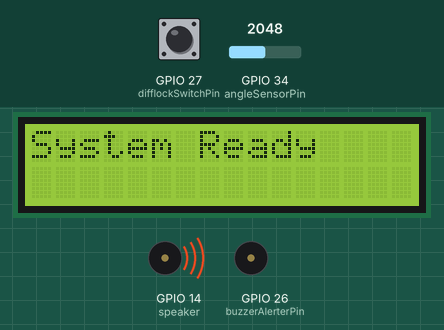
Recording of a sketch running on a simulated ESP32. Shown: 16×2 character LCD, buzzer (waves = sounding, pin HIGH). The test bench sets the inputs (shaded band); at power-on: GPIO 27 (difflockSwitchPin) HIGH, GPIO 34 (angleSensorPin) = 2048. WiFi joins after 1.5 s; servers stay silent unless stated; the local clock reads 2024-03-15 10:24:30 at power-on unless the sketch sets it; storage starts empty; what the sketch prints to the serial monitor is not drawn.

Above: at 2.1 s.
At 5.3 s:
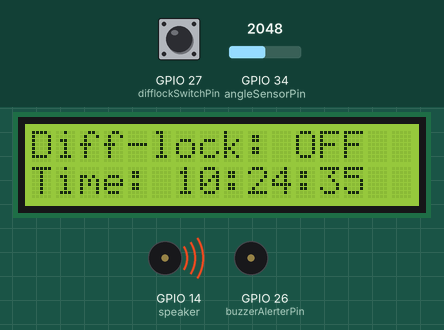
5.4 s: GPIO 27 (difflockSwitchPin) pulled LOW for 1 s
At 7.6 s:
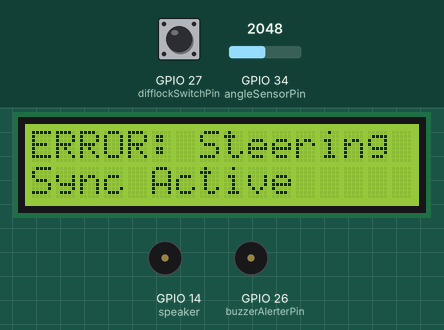
8.5 s: GPIO 27 (difflockSwitchPin) pulled LOW for 1 s
At 10.7 s:
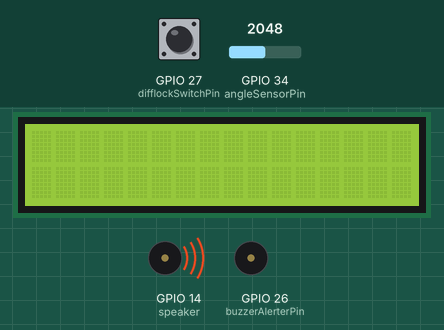
Timing chart, 0 to 12.2 s (numbered marks = the images above; inputs shaded):
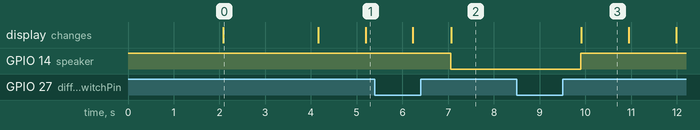

Measured:
- after the input at 5.4 s, GPIO 14 (speaker): HIGH → LOW after 1.7 s; the display: first differs from a run without the input after 1.7 s (image 2)
- after the input at 8.5 s, GPIO 14 (speaker): LOW → HIGH after 1.4 s; the display: changes after 1.4 s (image 3)
- what the display in image 0 shows lasts 2.1 s, from 2.1 s to 4.2 s
- what the display in image 3 shows lasts 1.0 s, from 9.9 s to 10.9 s

The sketch:

BuzzerGD.ino
```cpp
#include <Wire.h>
#include <LiquidCrystal_I2C.h>  // Library for I2C LCD
#include <WiFi.h>
#include "time.h"
#include <WebSocketsClient.h>
#include <SD.h>                 // Include SD card library
#include <SPI.h>                // SPI library for SD card communication
#include <stdbool.h>
#include <string.h>

// Wi-Fi credentials, SHOULD BE READ FROM SD CARD
const char* ssid           = "...";
const char* password       = "12345678";

const char* ntpServer = "pool.ntp.org";
const long gmtOffset_sec = 7 * 3600; // TIMEZONE UTC+7
const int daylightOffset_sec = 0;

// Pin Definitions
int angleSensorPin = 34;      // Pin connected to CJMCU sensor, for analog reading of steering sensor
int difflockSwitchPin = 27;      // Pin connected to the switch, for enable/disable difflock
int buzzerAlerterPin = 26;    // Pin connected to the solenoid, which will interact (push/pull) the buzzerPin component
int speaker = 14; // Pin connected to the buzzer
int angleSensorValue = 0;     // Store sensor value
float angle = 0;         // Store calculated angle
bool isDifflockSwitchOn = false; // Track switch state
bool isBuzzerAlerterActive = false; // Track solenoid state
bool isDifflockSwitchOnNext = true; // Track switch previous state
bool isBuzzerAlerterActiveNext = true; // Track solenoid previous state

// RTC DS1302 Pins
const int PIN_RST = 5;
const int PIN_CLK = 18;
const int PIN_DAT = 19;

//Ds1302 rtc(PIN_RST, PIN_CLK, PIN_DAT); // Initialize DS1302 RTC

// Initialize LCD (I2C address 0x27, 16 characters, 2 lines)
LiquidCrystal_I2C lcd(0x27, 16, 2); //21 SDA //22 SCL

// Custom SD Card SPI Pins
const int CUSTOM_CS = 15;   // Chip Select pin for SD card
const int CUSTOM_SCK = 16;  // Serial Clock pin
const int CUSTOM_MOSI = 17; // Master Out Slave In pin
const int CUSTOM_MISO = 23; // Master In Slave Out pin

SPIClass spi = SPIClass(VSPI);  // Using VSPI bus for SD card

File myFile;

// Debounce variables
const unsigned long debounceDelay = 50; // 50 ms debounce time

// State variables
unsigned long lastSwitchTime = 0;
static unsigned long lastDataSaveTime = 0;
static unsigned long lastReconnectAttempt = 0;
bool isConnected = false; // Track connection status
bool isUnitError = false;

// SHOULD BE READ FROM SD CARD TO PREVENT HARD CODE
const char* UNIT_ID = "buzzergd";
const char* UNIT_NAME = "BuzzerGD";
String WEBSOCKET_URL = "faceted-supreme-oak.glitch.me";
const uint16_t WEBSOCKET_PORT = 80;
String WEBSOCKET_PATH = String("/units/") + UNIT_ID + String("?mode=sender");
const unsigned long WEBSOCKET_RECONNECT_DELAY = 5000;

// Create WebSocket client object
WebSocketsClient webSocket;

String jsonData = "{\"name\":\"" + String(UNIT_NAME) + "\",\"status\":{\"is_switch_on\":" + String(isDifflockSwitchOn ? "true" : "false") + ",\"is_difflock_on\":" + String(isBuzzerAlerterActive ? "true" : "false") + "}}";

void webSocketEvent(WStype_t type, uint8_t * payload, size_t length) {
    switch (type) {
        case WStype_DISCONNECTED:
            Serial.println("WebSocket Disconnected! Attempting to reconnect...");
            isConnected = false; // Update the connection status
            lastReconnectAttempt = millis(); // Set the last reconnect attempt time
            break;
        case WStype_CONNECTED:
            Serial.println("Connected to WebSocket server!");
            isConnected = true; // Update the connection status
              // Send initial data
            webSocket.sendTXT(jsonData);
            Serial.println("Sent data: " + jsonData);
            break;
    }
}

void setup() {
    Serial.begin(115200);           // Start serial communication
    pinMode(angleSensorPin, INPUT);      // Set sensor pin as input
    pinMode(difflockSwitchPin, INPUT_PULLUP); // Set switch pin as input with pull-up
    pinMode(buzzerAlerterPin, OUTPUT);   // Set solenoid pin as output
    pinMode(speaker, OUTPUT); // Set buzzer pin as output
    digitalWrite(speaker, HIGH);  // Turn off buzzer after the delay

    lcd.begin();                    // Initialize LCD
    lcd.backlight();

    // Connect to Wi-Fi
    WiFi.begin(ssid, password);
    while (WiFi.status() != WL_CONNECTED) {
        delay(1000);
        Serial.println("Connecting to WiFi...");
    }
    Serial.println("Connected to WiFi");

    configTime(gmtOffset_sec, daylightOffset_sec, ntpServer);

    lcd.setCursor(0, 0);
    lcd.print("System Ready");
    delay(2000);
    lcd.clear();

    // Initialize SPI for SD card
    spi.begin(CUSTOM_SCK, CUSTOM_MISO, CUSTOM_MOSI, CUSTOM_CS);

    // Initialize SD card
    if (!SD.begin(CUSTOM_CS, spi)) {
        Serial.println("SD card initialization failed!");
        return;
    }
    Serial.println("SD card initialized.");

    // Open or create a file for writing
    myFile = SD.open("/log.txt", FILE_WRITE);

    if (myFile) {
        Serial.println("Writing to log.txt...");
        myFile.println("This is data stored from ESP32 to SD card.");
        myFile.println("You can add more data here.");
        myFile.close();
        Serial.println("Writing complete.");
    } else {
        Serial.println("Failed to open log.txt.");
    }

    // Setup WebSocket path
    Serial.println("Initializing WebSocket connection...");
    Serial.println(WEBSOCKET_URL + WEBSOCKET_PATH);

    // Connect to WebSocket
    connectToServer();
}

void connectToServer() {
    webSocket.begin(WEBSOCKET_URL, WEBSOCKET_PORT, WEBSOCKET_PATH);
    webSocket.onEvent(webSocketEvent); // Set WebSocket event handler
}

void loop() {
    // Call this method to keep the WebSocket connection alive
    webSocket.loop();

    // Check if we need to reconnect
    if (!isConnected) {
        // If not connected, check if enough time has passed to retry
        if (millis() - lastReconnectAttempt >= WEBSOCKET_RECONNECT_DELAY) {
            connectToServer(); // Try to reconnect
            lastReconnectAttempt = millis(); // Update the last reconnect attempt time
        }
    }

    // DELAY LOCAL LOGGING FOR 1 SECOND
    if (millis() - lastDataSaveTime < 1000) {
      return;
    }

    String json = "";
    char timestamp_now[30];
    char time_now[30];

    struct tm timeinfo;
    if (getLocalTime(&timeinfo)) {
        // Convert timeinfo to timestamp format
        strftime(timestamp_now, sizeof(timestamp_now), "%Y-%m-%d %H:%M:%S", &timeinfo); // Format as "YYYY-MM-DD HH:MM:SS"
        strftime(time_now, sizeof(time_now), "%H:%M:%S", &timeinfo); // Format as "HH:MM:SS"
    } else {
        Serial.println("Failed to obtain time!");
    }

    if (!isUnitError) {
      // Display solenoid state and time on LCD
      lcd.setCursor(0, 0);
      lcd.print("Diff-lock: ");
      lcd.print(isBuzzerAlerterActive ? "ON " : "OFF");

      lcd.setCursor(0, 1);
      lcd.print("Time: ");
      lcd.print(time_now);
    }

    // Read sensor data
    angleSensorValue = analogRead(angleSensorPin);
    angle = (-0.000007 * (angleSensorValue * angleSensorValue)) + (0.0849 * angleSensorValue) + 0.0000000000005;

    // Debounce switch check, to detect difflockSwitch switch status if it is really on/off
    if (millis() - lastSwitchTime > debounceDelay) {
        lastSwitchTime = millis();
        int switchState = digitalRead(difflockSwitchPin);

        // Switch pressed
        if (switchState == LOW) {
            isDifflockSwitchOn = !isDifflockSwitchOn;
            isBuzzerAlerterActive = isDifflockSwitchOn;
            delay(800);
        }

        // Control solenoid based on angle
        if (isBuzzerAlerterActive) {
            if (angle >= 80.0 && angle <= 100.0) {
                // ONLY SEND IF DATA IS UPDATED
                if (isBuzzerAlerterActive == isBuzzerAlerterActiveNext) {
                    if (isUnitError) {
                        Serial.println("STATUS: Recovering from error...");
                        isDifflockSwitchOn = false;
                        isBuzzerAlerterActive = false;
                        isDifflockSwitchOnNext = !isDifflockSwitchOn;
                        isBuzzerAlerterActiveNext = !isBuzzerAlerterActive;
                        isUnitError = false;

                        // Append timeinfo to String
                        json = "{\"status\":{\"is_switch_on\":" + String(isDifflockSwitchOn ? "true" : "false") + ",\"is_difflock_on\":false},\"error\":{\"end_time\":\"" + String(timestamp_now) + "\"}}";

                        webSocket.sendTXT(json); // Send error message to WebSocket
                        Serial.println(String("Data sent: " + String(json)));

                        // Display solenoid state and time on LCD
                        lcd.clear();

                        digitalWrite(buzzerAlerterPin, LOW);
                        digitalWrite(speaker, HIGH);  // Turn off buzzer after the delay
                    } else {
                        Serial.println("STATUS: Diff-lock ON");
                        isUnitError = false;
                        isDifflockSwitchOnNext = !isDifflockSwitchOn;
                        isBuzzerAlerterActiveNext = !isBuzzerAlerterActive;
                        digitalWrite(buzzerAlerterPin, HIGH);
//                        digitalWrite(speaker, HIGH);  // Turn off buzzer after the delay
                    }
                    webSocket.sendTXT("{\"status\":{\"is_switch_on\":" + String(isDifflockSwitchOn ? "true" : "false") + ",\"is_difflock_on\":" + String(isBuzzerAlerterActive ? "true" : "false") + "}}");
                    Serial.println(String("Data sent: {\"status\":{\"is_switch_on\":" + String(isDifflockSwitchOn ? "true" : "false") + ",\"is_difflock_on\":" + String(isBuzzerAlerterActive ? "true" : "false") + "}}"));
                }
            } else {
                if (isUnitError) {
                  Serial.println("STATUS: Recovering from error without fixing steering angle...");
                  isDifflockSwitchOn = false;
                  isBuzzerAlerterActive = false;
                  isDifflockSwitchOnNext = !isDifflockSwitchOn;
                  isBuzzerAlerterActiveNext = !isBuzzerAlerterActive;
                  isUnitError = false;

                  // Append timeinfo to String
                  json = "{\"status\":{\"is_switch_on\":" + String(isDifflockSwitchOn ? "true" : "false") + ",\"is_difflock_on\":false},\"error\":{\"end_time\":\"" + String(timestamp_now) + "\"}}";

                  webSocket.sendTXT(json); // Send error message to WebSocket
                  Serial.println(String("Data sent: " + String(json)));

                  // Display solenoid state and time on LCD
                  lcd.clear();

                  digitalWrite(buzzerAlerterPin, LOW); // Deactivate the solenoid
                  digitalWrite(speaker, HIGH);  // Turn off buzzer after the delay
                } else {
                  // ERROR HANDLING FOR ANGLE OUT OF RANGE
                  isUnitError = true;

                  // Append timeinfo to String
                  json = "{\"status\":{\"is_switch_on\":" + String(isDifflockSwitchOn ? "true" : "false") + ",\"is_difflock_on\":false},\"error\":{\"message\":\"Improper Angle!\",\"start_time\":\"" + String(timestamp_now) + "\"}}";

                  digitalWrite(buzzerAlerterPin, LOW); // Deactivate the solenoid
                  isDifflockSwitchOn = false;
                  isBuzzerAlerterActive = false;
                  Serial.println("ERROR: Steering angle is out of range!");
                  webSocket.sendTXT(json); // Send error message to WebSocket
                  Serial.println(String("Data sent: " + String(json)));
                  isDifflockSwitchOnNext = !isDifflockSwitchOn;
                  isBuzzerAlerterActiveNext = !isBuzzerAlerterActive;

                  // Display solenoid state and time on LCD
                  lcd.clear();
                  lcd.setCursor(0, 0);
                  lcd.print("ERROR: Steering");
                  lcd.setCursor(0, 1);
                  lcd.print("Sync Active");

                  // Activate the buzzer when error occurs
                  digitalWrite(speaker, LOW); // Turn on buzzer
                }
            }
        } else {
            if (isBuzzerAlerterActive == isBuzzerAlerterActiveNext) {
                Serial.println("STATUS: Diff-lock OFF (Inactive)");
                digitalWrite(buzzerAlerterPin, LOW);
                digitalWrite(speaker, HIGH);  // Turn off buzzer after the delay
                webSocket.sendTXT("{\"status\":{\"is_switch_on\":" + String(isDifflockSwitchOn ? "true" : "false") + ",\"is_difflock_on\":false}}");
                Serial.println(String("Data sent: {\"status\":{\"is_switch_on\":" + String(isDifflockSwitchOn ? "true" : "false") + ",\"is_difflock_on\":false}}"));
                isDifflockSwitchOn = !isDifflockSwitchOn;
                isBuzzerAlerterActiveNext = !isBuzzerAlerterActive;
            }
        }
    }

    // Print sensor value and angle to Serial Monitor
    Serial.print("Angle Sensor Value: ");
    Serial.print(angleSensorValue);
    Serial.print(", Angle: ");
    Serial.print(angle);
    Serial.print(", Switch State: ");
    Serial.println(isBuzzerAlerterActive ? "Active" : "Inactive");

    // Save data to SD card
    saveDataToSD(angleSensorValue, angle, isBuzzerAlerterActive, timestamp_now);
    lastDataSaveTime = millis(); // Update last save time
}

void saveDataToSD(int angleSensorValue, float angle, bool isBuzzerAlerterActive, char* timestamp_now) {
    File dataFile = SD.open("/dataLog.txt", FILE_APPEND);
    if (dataFile) {
        dataFile.print("Sensor Value: ");
        dataFile.print(angleSensorValue);
        dataFile.print(", Angle: ");
        dataFile.print(angle);
        dataFile.print(", Solenoid: ");
        dataFile.print(isBuzzerAlerterActive ? "Active" : "Inactive");
        dataFile.print(", Time: ");
        dataFile.print(timestamp_now);
        dataFile.close();
        Serial.println("Data logged to SD card.");
    } else {
        Serial.println("Failed to open dataLog.txt.");
    }
}
```
